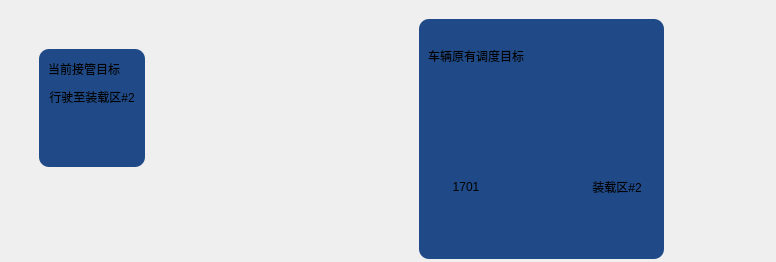
<?xml version="1.0" encoding="UTF-8"?>
<ui version="4.0">
 <class>TakeOverInfoWgt</class>
 <widget class="QWidget" name="TakeOverInfoWgt">
  <property name="geometry">
   <rect>
    <x>0</x>
    <y>0</y>
    <width>776</width>
    <height>262</height>
   </rect>
  </property>
  <property name="windowTitle">
   <string>Form</string>
  </property>
  <widget class="TGFrame" name="Title" native="true">
   <property name="geometry">
    <rect>
     <x>9</x>
     <y>9</y>
     <width>771</width>
     <height>251</height>
    </rect>
   </property>
   <widget class="QFrame" name="frame">
    <property name="geometry">
     <rect>
      <x>30</x>
      <y>40</y>
      <width>106</width>
      <height>118</height>
     </rect>
    </property>
    <property name="styleSheet">
     <string notr="true">background-color: rgb(32, 74, 135);
border-radius:10px</string>
    </property>
    <property name="frameShape">
     <enum>QFrame::StyledPanel</enum>
    </property>
    <property name="frameShadow">
     <enum>QFrame::Raised</enum>
    </property>
    <layout class="QGridLayout" name="gridLayout">
     <item row="0" column="0">
      <layout class="QVBoxLayout" name="verticalLayout">
       <item>
        <widget class="QLabel" name="label">
         <property name="maximumSize">
          <size>
           <width>16777215</width>
           <height>40</height>
          </size>
         </property>
         <property name="text">
          <string>当前接管目标</string>
         </property>
        </widget>
       </item>
       <item>
        <widget class="QLabel" name="label_work_info">
         <property name="text">
          <string>行驶至装载区#2</string>
         </property>
         <property name="alignment">
          <set>Qt::AlignCenter</set>
         </property>
        </widget>
       </item>
       <item>
        <spacer name="verticalSpacer_2">
         <property name="orientation">
          <enum>Qt::Vertical</enum>
         </property>
         <property name="sizeType">
          <enum>QSizePolicy::Fixed</enum>
         </property>
         <property name="sizeHint" stdset="0">
          <size>
           <width>20</width>
           <height>50</height>
          </size>
         </property>
        </spacer>
       </item>
      </layout>
     </item>
    </layout>
   </widget>
   <widget class="QFrame" name="frame_2">
    <property name="geometry">
     <rect>
      <x>410</x>
      <y>10</y>
      <width>245</width>
      <height>240</height>
     </rect>
    </property>
    <property name="styleSheet">
     <string notr="true">background-color: rgb(32, 74, 135);
border-radius:10px</string>
    </property>
    <property name="frameShape">
     <enum>QFrame::StyledPanel</enum>
    </property>
    <property name="frameShadow">
     <enum>QFrame::Raised</enum>
    </property>
    <layout class="QGridLayout" name="gridLayout_2">
     <item row="0" column="0">
      <layout class="QVBoxLayout" name="verticalLayout_2">
       <item>
        <widget class="QLabel" name="label_2">
         <property name="maximumSize">
          <size>
           <width>16777215</width>
           <height>40</height>
          </size>
         </property>
         <property name="text">
          <string>车辆原有调度目标</string>
         </property>
        </widget>
       </item>
       <item>
        <layout class="QHBoxLayout" name="horizontalLayout">
         <property name="spacing">
          <number>0</number>
         </property>
         <item>
          <layout class="QVBoxLayout" name="verticalLayout_5">
           <property name="spacing">
            <number>0</number>
           </property>
           <item>
            <spacer name="verticalSpacer_6">
             <property name="orientation">
              <enum>Qt::Vertical</enum>
             </property>
             <property name="sizeType">
              <enum>QSizePolicy::Fixed</enum>
             </property>
             <property name="sizeHint" stdset="0">
              <size>
               <width>20</width>
               <height>40</height>
              </size>
             </property>
            </spacer>
           </item>
           <item>
            <widget class="QLabel" name="label_car_icon">
             <property name="minimumSize">
              <size>
               <width>0</width>
               <height>0</height>
              </size>
             </property>
             <property name="maximumSize">
              <size>
               <width>16777215</width>
               <height>50</height>
              </size>
             </property>
             <property name="text">
              <string/>
             </property>
             <property name="pixmap">
              <pixmap resource="../../res.qrc">:/resource/car/no_load.png</pixmap>
             </property>
             <property name="alignment">
              <set>Qt::AlignCenter</set>
             </property>
            </widget>
           </item>
           <item>
            <widget class="QLabel" name="label_car_num">
             <property name="minimumSize">
              <size>
               <width>0</width>
               <height>0</height>
              </size>
             </property>
             <property name="maximumSize">
              <size>
               <width>16777215</width>
               <height>30</height>
              </size>
             </property>
             <property name="text">
              <string>1701</string>
             </property>
             <property name="alignment">
              <set>Qt::AlignCenter</set>
             </property>
            </widget>
           </item>
           <item>
            <spacer name="verticalSpacer">
             <property name="orientation">
              <enum>Qt::Vertical</enum>
             </property>
             <property name="sizeType">
              <enum>QSizePolicy::Fixed</enum>
             </property>
             <property name="sizeHint" stdset="0">
              <size>
               <width>20</width>
               <height>40</height>
              </size>
             </property>
            </spacer>
           </item>
          </layout>
         </item>
         <item>
          <layout class="QVBoxLayout" name="verticalLayout_3">
           <property name="spacing">
            <number>0</number>
           </property>
           <item>
            <spacer name="verticalSpacer_7">
             <property name="orientation">
              <enum>Qt::Vertical</enum>
             </property>
             <property name="sizeType">
              <enum>QSizePolicy::Fixed</enum>
             </property>
             <property name="sizeHint" stdset="0">
              <size>
               <width>20</width>
               <height>40</height>
              </size>
             </property>
            </spacer>
           </item>
           <item>
            <widget class="QLabel" name="label_4">
             <property name="minimumSize">
              <size>
               <width>0</width>
               <height>0</height>
              </size>
             </property>
             <property name="maximumSize">
              <size>
               <width>16777215</width>
               <height>50</height>
              </size>
             </property>
             <property name="text">
              <string/>
             </property>
             <property name="pixmap">
              <pixmap resource="../../res.qrc">:/resource/car/route.png</pixmap>
             </property>
             <property name="scaledContents">
              <bool>false</bool>
             </property>
             <property name="alignment">
              <set>Qt::AlignCenter</set>
             </property>
            </widget>
           </item>
           <item>
            <widget class="QLabel" name="label_7">
             <property name="minimumSize">
              <size>
               <width>0</width>
               <height>0</height>
              </size>
             </property>
             <property name="maximumSize">
              <size>
               <width>16777215</width>
               <height>30</height>
              </size>
             </property>
             <property name="text">
              <string/>
             </property>
             <property name="alignment">
              <set>Qt::AlignHCenter|Qt::AlignTop</set>
             </property>
            </widget>
           </item>
           <item>
            <spacer name="verticalSpacer_3">
             <property name="orientation">
              <enum>Qt::Vertical</enum>
             </property>
             <property name="sizeType">
              <enum>QSizePolicy::Fixed</enum>
             </property>
             <property name="sizeHint" stdset="0">
              <size>
               <width>20</width>
               <height>40</height>
              </size>
             </property>
            </spacer>
           </item>
          </layout>
         </item>
         <item>
          <layout class="QVBoxLayout" name="verticalLayout_4">
           <property name="spacing">
            <number>0</number>
           </property>
           <item>
            <spacer name="verticalSpacer_8">
             <property name="orientation">
              <enum>Qt::Vertical</enum>
             </property>
             <property name="sizeType">
              <enum>QSizePolicy::Fixed</enum>
             </property>
             <property name="sizeHint" stdset="0">
              <size>
               <width>20</width>
               <height>40</height>
              </size>
             </property>
            </spacer>
           </item>
           <item>
            <widget class="QLabel" name="label_5">
             <property name="minimumSize">
              <size>
               <width>0</width>
               <height>0</height>
              </size>
             </property>
             <property name="maximumSize">
              <size>
               <width>16777215</width>
               <height>50</height>
              </size>
             </property>
             <property name="text">
              <string/>
             </property>
             <property name="pixmap">
              <pixmap resource="../../res.qrc">:/resource/car/Load_area.png</pixmap>
             </property>
             <property name="scaledContents">
              <bool>false</bool>
             </property>
             <property name="alignment">
              <set>Qt::AlignCenter</set>
             </property>
            </widget>
           </item>
           <item>
            <widget class="QLabel" name="label_load_area">
             <property name="minimumSize">
              <size>
               <width>0</width>
               <height>0</height>
              </size>
             </property>
             <property name="maximumSize">
              <size>
               <width>16777215</width>
               <height>30</height>
              </size>
             </property>
             <property name="text">
              <string>装载区#2</string>
             </property>
             <property name="alignment">
              <set>Qt::AlignCenter</set>
             </property>
            </widget>
           </item>
           <item>
            <spacer name="verticalSpacer_5">
             <property name="orientation">
              <enum>Qt::Vertical</enum>
             </property>
             <property name="sizeType">
              <enum>QSizePolicy::Fixed</enum>
             </property>
             <property name="sizeHint" stdset="0">
              <size>
               <width>20</width>
               <height>40</height>
              </size>
             </property>
            </spacer>
           </item>
          </layout>
         </item>
        </layout>
       </item>
      </layout>
     </item>
    </layout>
   </widget>
  </widget>
 </widget>
 <customwidgets>
  <customwidget>
   <class>TGFrame</class>
   <extends>QWidget</extends>
   <header>Component/TGFrame.h</header>
   <container>1</container>
  </customwidget>
 </customwidgets>
 <resources>
  <include location="../../res.qrc"/>
 </resources>
 <connections/>
</ui>
